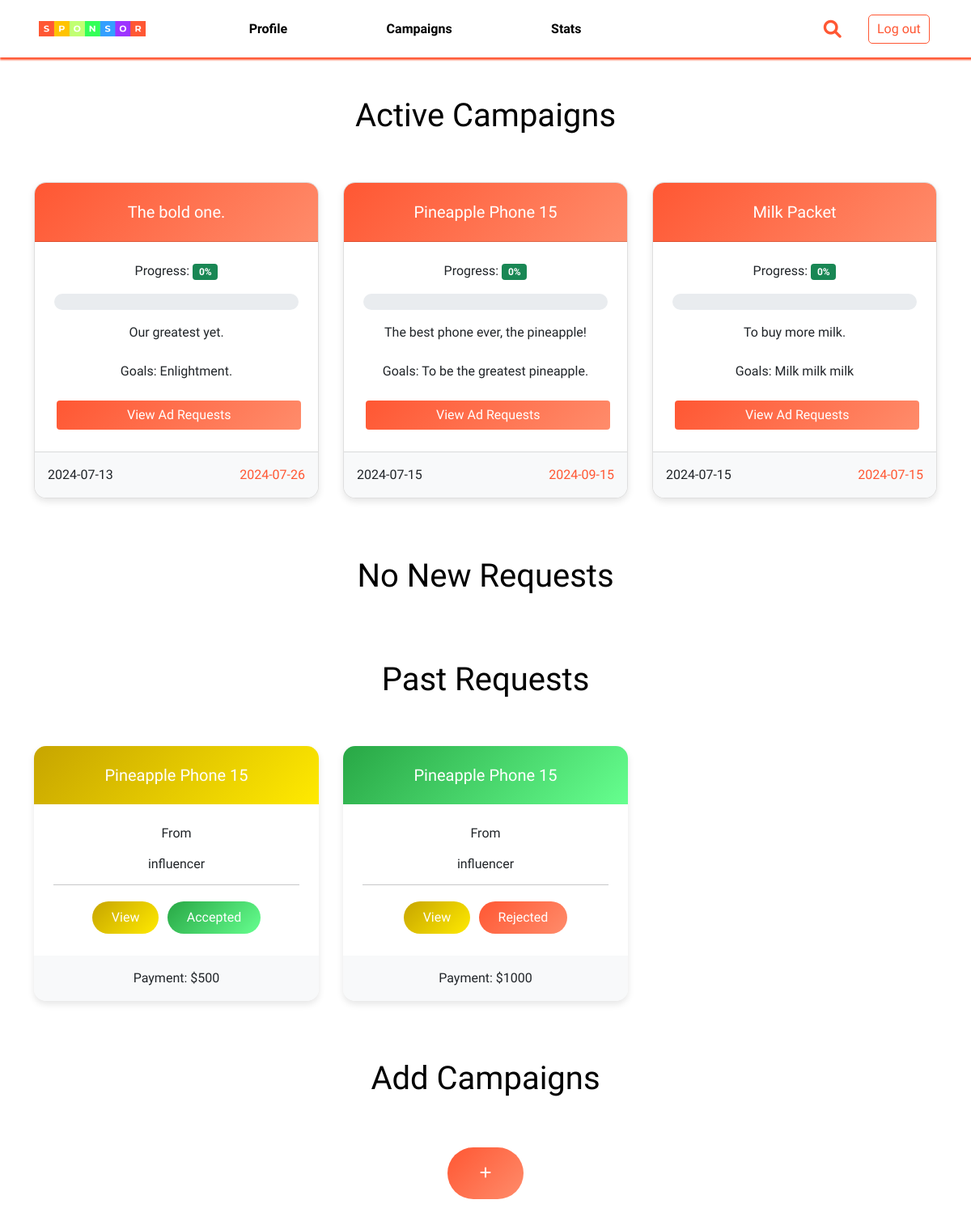
The page /sponsor/dashboard on the database its author committed.
### application/models.py (models this page shows)
class Campaign(db.Model):
    __tablename__ = 'Campaign'
    key = db.Column(db.Integer, primary_key=True, autoincrement=True)
    sponsor = db.Column(db.String, db.ForeignKey('Sponsor.username'), nullable=False)
    name = db.Column(db.String)
    description = db.Column(db.String)
    progress = db.Column(db.Integer)
    start_date = db.Column(db.Date)
    end_date = db.Column(db.Date)
    budget = db.Column(db.Integer)
    goals = db.Column(db.String)
    flag = db.Column(db.Integer)

class InfluencerRequests(db.Model):
    __tablename__ = 'InfluencerRequests'
    key = db.Column(db.Integer, primary_key=True, autoincrement=True)
    influencer = db.Column(db.String, db.ForeignKey('Influencer.username'), nullable=False)
    sponsor = db.Column(db.String, db.ForeignKey('Sponsor.username'), nullable=False)
    campaign = db.Column(db.Integer, db.ForeignKey('Campaign.key'))
    description = db.Column(db.String)
    niche = db.Column(db.String)
    payment = db.Column(db.Integer)
    status = db.Column(db.Integer)

### application/controllers.py (the view)
@app.route('/sponsor/dashboard', methods=['GET', 'POST'])
def sponsor_dashboard():
    if request.method == 'GET':
        campaigns = Campaign.query.filter_by(sponsor='sponsor').all()
        influencer_requests = db.session.query(InfluencerRequests, Campaign.name).join(Campaign).filter(InfluencerRequests.sponsor == 'sponsor', InfluencerRequests.status == 0).all()[::-1]
        past_influencer_requests = db.session.query(InfluencerRequests, Campaign.name).join(Campaign).filter(InfluencerRequests.sponsor == 'sponsor', InfluencerRequests.status != 0).all()[::-1]
        return render_template('sponsordashboard.html', campaigns=campaigns, influencer_requests=influencer_requests, past_influencer_requests=past_influencer_requests)

### templates/sponsordashboard.html (shortened to what this page needs)
<!DOCTYPE html>
<html>
<head>
    <link href="https://cdn.jsdelivr.net/npm/bootstrap@5.0.2/dist/css/bootstrap.min.css" rel="stylesheet">
    <link rel="stylesheet" href="https://cdnjs.cloudflare.com/ajax/libs/font-awesome/6.0.0-beta3/css/all.min.css">
    <link rel="stylesheet" href="{{ url_for('static', filename='sponsordashboard.css') }}">
    <link rel="stylesheet" href="{{ url_for('static', filename='nav.css') }}">
    <link rel="stylesheet" href="https://unpkg.com/swiper/swiper-bundle.min.css">
</head>
<body>
    <div class="nav-container">
        <nav class="navbar navbar-expand-lg bg-body-tertiary">
            <div class="container-fluid px-5">
                <img class="navbar-brand img-fluid" src="{{ url_for('static', filename='sponsor-logo.png') }}" style="width: 12%;" />
                <div class="collapse navbar-collapse" id="navbarSupportedContent">
                    <ul class="navbar-nav me-auto mb-2 mb-lg-0">
                        <li class="nav-item">
                            <button class="nav-link btn" aria-current="page" href="#" style="color: black; font-weight: bolder;">Profile</button>
                        </li>
                        <li class="nav-item">
                            <button class="nav-link btn" href="#" style="color: black; font-weight: bolder;">Campaigns</button>
                        </li>
                        <li class="nav-item">
                            <button class="nav-link btn" aria-current="page" href="#" style="color: black; font-weight: bolder;">Stats</button>
                        </li>
                    </ul>
                    <div class="wrap" id="searchWrap">
                        <form>
                            <input type="text" class="input" placeholder="Search">
                        </form>
                        <i class="fa fa-search" aria-hidden="true" id="searchIcon"></i>
                    </div>
                    <form action="{{ url_for('logout') }}">
                    <button class="btn btn-outline-danger logout-btn" type="submit">Log out</button>
                    </form>
                </div>
            </div>
        </nav>
    </div>
    {% if campaigns[0] %}
    <br><br>
    <div class="container">
        <div class="row">
            <div class="col-12 text-center">
                <h1 style="color: black;">Active Campaigns</h1>
            </div>
        </div>
        <div class="row">
            <div class="col-12 text-center card-container">
                <div class="swiper-container">
                    <div class="swiper-wrapper">
                        {% for campaign in campaigns %}
                        <div class="swiper-slide d-flex">
                            <div class="card" style="width: 30rem;">
                                <div class="card-header">
                                    <h5 class="card-title">{{ campaign.name }}</h5>
                                </div>
                                <div class="card-body">
                                    <p class="card-text">Progress: <span class="badge bg-success">{{ campaign.progress }}%</span></p>
                                    <div class="progress mb-3">
                                    </div>
                                    <div>
                                        {{ campaign.description }}
                                        <br><br>
                                        <p class="card-text">Goals: {{ campaign.goals }}</p>
                                        <button class="btn btn-custom w-100 mt-2" type="button">
                                            View Ad Requests
                                        </button>
                                    </div>
                                </div>
                                <div class="card-footer text-body-secondary d-flex justify-content-between">
                                    <div>
                                        {{ campaign.start_date }}
                                    </div>
                                    <div style="color: #FF5733;">
                                        {{ campaign.end_date }}
                                    </div>
                                </div>
                            </div>
                        </div>
                        {% endfor %}
                    </div>
                </div>
            </div>
        </div>
        {% endif %}
        {% if influencer_requests[0] %}
        <br><br><br>
        <div class="row">
          <div class="col-12 text-center">
            <h1 style="color: black;">New Requests</h1>
          </div>
          <div class="col-12 text-center card-container">
            <div class="swiper-container">
                <div class="swiper-wrapper">
                    {% for request, campaign in influencer_requests %}
                    <div class="swiper-slide d-flex">
                        <div class="custom-card" style="width: 30rem;">
                            <div class="custom-card-header">
                                <h5 class="card-title">{{ campaign }}</h5>
                            </div>
                            <div class="custom-card-body">
                                <p class="card-text">From</p>
                                <h6 class="card-title">{{ request.influencer }}</h6>
                                <hr>
                                <button class="btn custom-btn-warning" type="button" data-bs-toggle="collapse" data-bs-target="#collapseInvite1" aria-expanded="false" aria-controls="collapseInvite1">
                                    View
                                </button>
                                <button class="btn custom-btn" type="button" onclick="location.href='/sponsor/influencer-requests/accept/{{ request.key }}'">Accept</button>
                                <button class="btn custom-btn-danger" type="button" onclick="location.href='/sponsor/influencer-requests/reject/{{ request.key }}'">Reject</button>
                                <div class="collapse" id="collapseInvite1">
                                    <div class="card card-body mt-2">
                                        <p class="card-text">{{ request.description }}</p>
                                        <p class="card-text">Niche: {{ request.niche }}</p>
                                        <button class="btn custom-btn-warning w-100 mt-2" type="button">
                                            Negotiate
                                        </button>
                                    </div>
                                </div>
                            </div>
                            <div class="custom-card-footer">
                                <p class="card-text">Payment: ${{ request.payment }}</p>
                            </div>
                        </div>
                    </div>
                    {% endfor %}
                </div>
                <div class="swiper-button-next"></div>
                <div class="swiper-button-prev"></div>
            </div>
        </div>
        {% else %}
        <br><br><br>
        <div class="row">
            <div class="col-12 text-center">
              <h1 style="color: black;">No New Requests</h1>
            </div>
        </div>
        {% endif %}
        {% if past_influencer_requests[0] %}
        <br><br><br>
        <div class="row">
          <div class="col-12 text-center">
            <h1 style="color: black;">Past Requests</h1>
          </div>
          <div class="col-12 text-center card-container">
            <div class="swiper-container">
                <div class="swiper-wrapper">
                    {% for request, campaign in past_influencer_requests %}
                    <div class="swiper-slide d-flex">
                        <div class="custom-card" style="width: 30rem;">
                            <div class="custom-card-header">
                                <h5 class="card-title">{{ campaign }}</h5>
                            </div>
                            <div class="custom-card-body">
                                <p class="card-text">From</p>
                                <h6 class="card-title">{{ request.influencer }}</h6>
                                <hr>
                                <button class="btn custom-btn-warning" type="button" data-bs-toggle="collapse" data-bs-target="#collapseInvite1" aria-expanded="false" aria-controls="collapseInvite1">
                                    View
                                </button>
                                {% if request.status == 2 %}
                                <button class="btn custom-btn" type="button">Accepted</button>
                                {% else %}
                                <button class="btn custom-btn-danger" type="button">Rejected</button>
                                {% endif %}
                            </div>
                            <div class="custom-card-footer">
                                <p class="card-text">Payment: ${{ request.payment }}</p>
                            </div>
                        </div>
                    </div>
                    {% endfor %}
                </div>
            </div>
        </div>
        {% endif %}
      </div>
      <br><br><br>
        <div class="row">
            <div class="col-12 text-center">
                <h1 style="color: black;">Add Campaigns</h1>
            </div>
            <div class="col-12 justify-content-center d-flex add-container">
                <a href="{{ url_for('create_campaign') }}" class="btn btn-primary btn-add-campaign">
                    <i class="fas fa-plus"></i>
                </a>
            </div>
        </div>
      <br><br>
    </div>
</body>
</html>

### static/sponsordashboard.css (style rules this page uses)
body { background: white; font-family: "Domine", serif; }
.navbar-brand { height: fit-content; width: 10%; }
.navbar { box-shadow: 1px 2px 2px 1px purple; }
.navbar-nav .nav-item { margin-left: 100px; }
.nav-link { border: none; }
.wrap { position: relative; height: 55px; line-height: 55px; border-radius: 5px; transition: all 0.1s ease; display: flex; align-items: center; }
.input { border: 0; background: transparent; width: 0%; outline: none; font-family: sans-serif; font-size: 18px; color: #000; font-style: italic; transition: all 0.1s ease; position: relative; }
.wrap .fa { color: purple; font-size: 22px; cursor: pointer; margin-left: 10px; margin-right: 30px; }
input::placeholder { color: purple; }
.card-container { margin-top: 50px; }
.add-container { margin-top: 50px; }
.container { overflow: hidden; }
.add-container .btn { padding-left: 40px; padding-right: 40px; padding-top: 20px; padding-bottom: 20px; border-radius: 100px; border: none; background-color: palegreen; }
.swiper-container { position: relative; }
.swiper-slide { display: flex; justify-content: center; }
.btn-add-campaign { background: linear-gradient(135deg, #FF5733, #FF8C6B); }
.gradient-1 { background: linear-gradient(135deg, #C7A500, #FFEA00); }
.gradient-2 { background: linear-gradient(135deg, #28A745, #66FF8F); }
.card { box-shadow: 0 1px 1px 0 black; }
.card { border-radius: 15px; overflow: hidden; box-shadow: 0 4px 8px rgba(0,0,0,0.1); }
.card-header { background: linear-gradient(135deg, #FF5733, #FF8C6B); color: white; padding: 1rem; padding-top: 1.5rem; text-align: center; }
.card-body { padding: 1.5rem; }
.card-footer { background-color: #f8f9fa; text-align: center; padding: 1rem; }
.progress { height: 20px; border-radius: 10px; }
.btn-custom { background: linear-gradient(135deg, #FF5733, #FF8C6B); color: white; border: none; transition: background 0.3s ease; }
.btn { margin: 0.2rem; }
.custom-card { border-radius: 15px; overflow: hidden; box-shadow: 0 4px 8px rgba(0, 0, 0, 0.1); }
.custom-card-header { color: white; padding: 1rem; padding-top: 1.5rem; text-align: center; }
.custom-card-body { padding: 1.5rem; }
.custom-card-footer { background-color: #f8f9fa; text-align: center; padding: 1rem; }
.custom-btn { background: linear-gradient(135deg, #28A745, #66FF8F); color: white; border: none; border-radius: 25px; padding: 0.5rem 1.5rem; transition: background-color 0.3s ease; }
.custom-btn-warning { background: linear-gradient(135deg, #C7A500, #FFEA00); color: white; border: none; border-radius: 25px; padding: 0.5rem 1.5rem; transition: background-color 0.3s ease; }
.custom-btn-danger { background: linear-gradient(135deg, #FF5733, #FF8C6B); color: white; border: none; border-radius: 25px; padding: 0.5rem 1.5rem; transition: background-color 0.3s ease; }

### static/nav.css (style rules this page uses)
.navbar-brand { height: fit-content; width: 10%; }
.navbar { box-shadow: 1px 2px 2px 1px #FF5733; }
.navbar-nav .nav-item { margin-left: 100px; }
.nav-link { border: none; }
.logout-btn { background-color: white; color: #FF5733; border: 1px solid #FF5733; border-radius: 5px; padding: 5px 10px; cursor: pointer; }
.wrap { position: relative; height: 55px; line-height: 55px; border-radius: 5px; transition: all 0.1s ease; display: flex; align-items: center; }
.input { border: 0; background: transparent; width: 0%; outline: none; font-family: sans-serif; font-size: 18px; color: #000; font-style: italic; transition: all 0.1s ease; position: relative; }
.wrap .fa { color: #FF5733; font-size: 22px; cursor: pointer; margin-left: 10px; margin-right: 30px; }
input::placeholder { color: #FF5733; }

### rows shown on the page
Campaign: name "The bold one.", progress "0", description "Our greatest yet.", goals "Enlightment.", start_date "2024-07-13", end_date "2024-07-26"
Campaign: name "Pineapple Phone 15", progress "0", description "The best phone ever, the pineapple!", goals "To be the greatest pineapple.", start_date "2024-07-15", end_date "2024-09-15"
Campaign: name "Milk Packet", progress "0", description "To buy more milk.", goals "Milk milk milk", start_date "2024-07-15", end_date "2024-07-15"
InfluencerRequests: name "Pineapple Phone 15", influencer "influencer", status "Accepted", payment "500"
InfluencerRequests: name "Pineapple Phone 15", influencer "influencer", status "Rejected", payment "1000"
